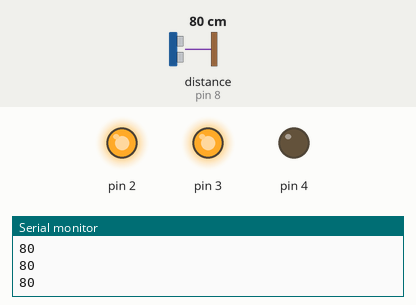
Simulated run of this sketch. Board: Arduino Uno, built with avr-gcc and run on an emulated ATmega328P. On the bench: output pins drawn as LEDs (lit = HIGH), the last lines printed to the serial monitor. The inputs (shaded band) are chosen by the test bench; at power-on: distance to the obstacle (sensor on pin 8) 80 cm. The echo pulse lasts 58.3 µs per cm.

Above: at 1.2 s.
1.3 s: distance to the obstacle (sensor on pin 8) set to 63 cm
2.8 s: distance to the obstacle (sensor on pin 8) set to 55 cm
At 3.3 s:
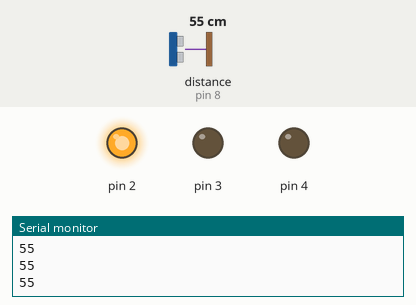
4.3 s: distance to the obstacle (sensor on pin 8) set to 33 cm
5.8 s: distance to the obstacle (sensor on pin 8) set to 28 cm
At 6.6 s:
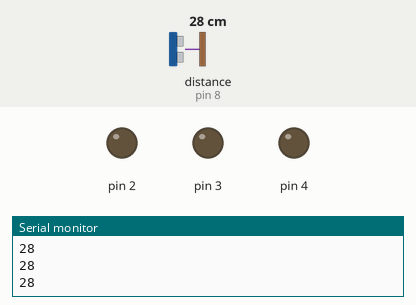
7.3 s: distance to the obstacle (sensor on pin 8) set to 120 cm
At 8.0 s:
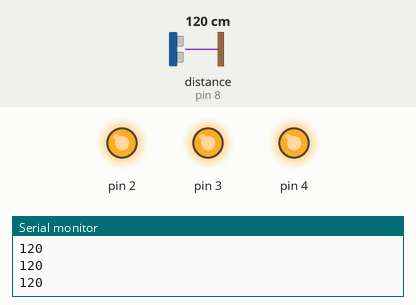
8.8 s: distance to the obstacle (sensor on pin 8) set to 94 cm
10.3 s: distance to the obstacle (sensor on pin 8) set to 84 cm
At 11.3 s:
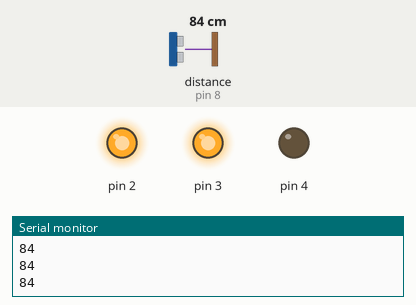
Timing chart, 0 to 12.8 s (numbered marks = the images above; inputs shaded):
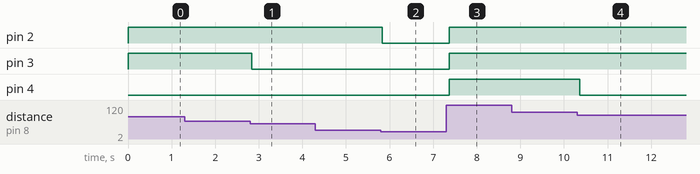

Measured:
- the behaviour switches between 60 and 59 cm on distance to the obstacle (sensor on pin 8) (found by bisection; images 0 and 1)
- the behaviour switches between 30 and 29 cm on distance to the obstacle (sensor on pin 8) (found by bisection; images 1 and 2)
- the behaviour switches between 90 and 89 cm on distance to the obstacle (sensor on pin 8) (found by bisection; images 3 and 4)
- after the input at 2.8 s, pin 3: HIGH → LOW at once
- after the input at 5.8 s, pin 2: HIGH → LOW at once
- after the input at 7.3 s, pin 2–4: LOW → HIGH after 0.07 s
- after the input at 10.3 s, pin 4: HIGH → LOW after 0.07 s

The sketch:

Distance_Sensor.ino
```cpp
#include <HCSR04.h>

#define TRIGGER   9
#define ECHO      8

UltraSonicDistanceSensor distanceSensor(TRIGGER, ECHO);
void setup () {
    Serial.begin(9600);
    pinMode (2, OUTPUT);
    pinMode (3, OUTPUT);
    pinMode (4, OUTPUT);
}
void loop () {

    int distancia = 0;
    distancia = distanceSensor.measureDistanceCm();

    Serial.println(distancia);
    if(distancia >=30)
    {digitalWrite (2, HIGH);}
    else{digitalWrite (2, LOW);}
    if(distancia >=60)
    {digitalWrite (3, HIGH);}
    else{digitalWrite (3, LOW);}
    if(distancia >=90)
    {digitalWrite (4, HIGH);}
    else{digitalWrite (4, LOW);}

    delay(100);
}
```
